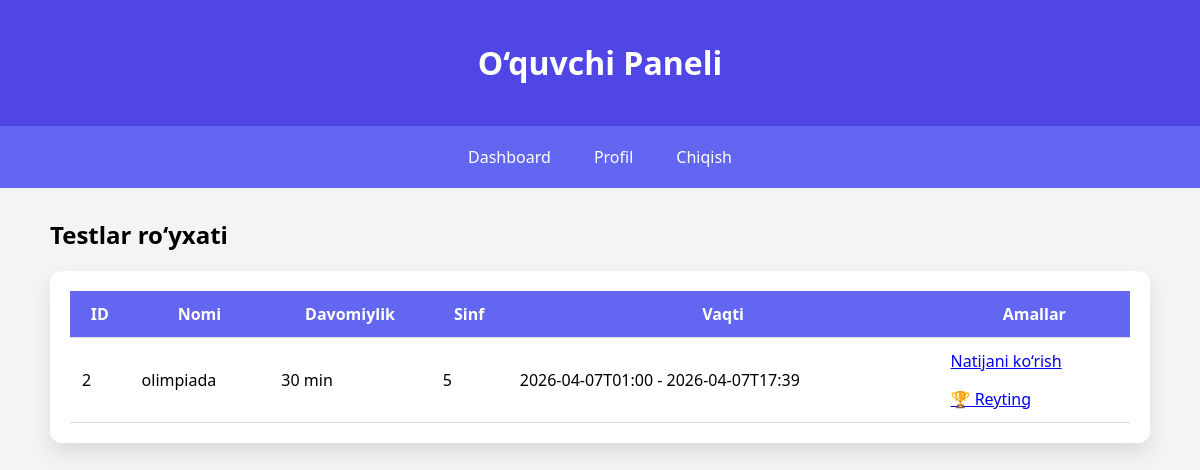
Page /student/ (signed in) on the earlier database version.
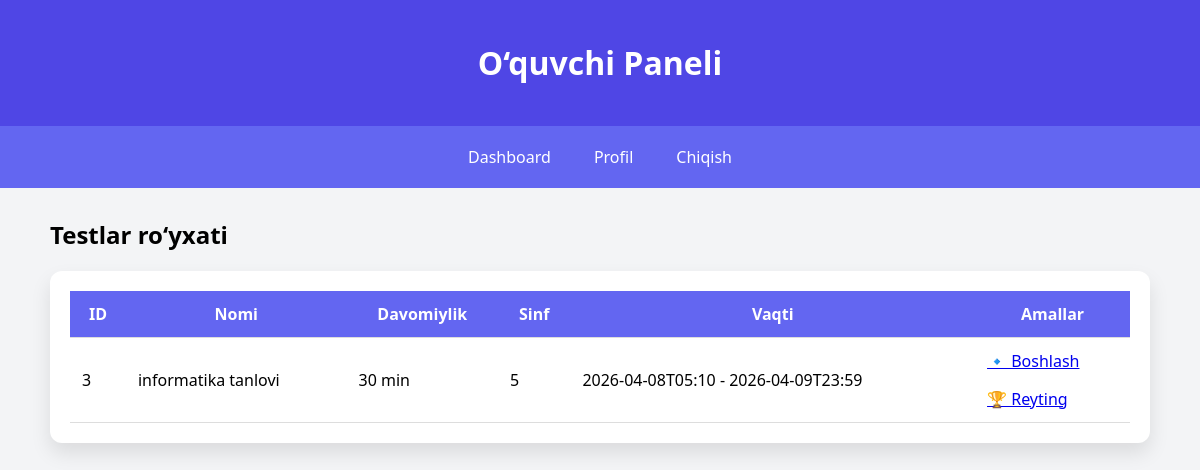
Same page on the later database version.
### tables this page shows
CREATE TABLE tests (
            id INTEGER PRIMARY KEY AUTOINCREMENT,
            title TEXT NOT NULL,
            duration INTEGER NOT NULL,
            description TEXT NOT NULL,
            test_class INTEGER NOT NULL,
            start_time DATETIME NOT NULL,
            end_time DATETIME NOT NULL
        );

### routes/student.py (the view)
@bp.route("/")
def student_dashboard():
    user_id = session.get("user_id")
    if not user_id:
        return redirect(url_for("auth.login"))
    with sqlite3.connect("database.db") as conn:
        conn.row_factory = sqlite3.Row
        user = conn.execute(
            "SELECT * FROM users WHERE id=?",
            (user_id,)
        ).fetchone()
        if not user:
            return redirect(url_for("auth.login"))
        user_class = str(user["class_number"])  # stringga o'tkazamiz
        tests = conn.execute(
            """
            SELECT * FROM tests
            WHERE ',' || test_class || ',' LIKE ?
            """,
            (f"%,{user_class},%",)
        ).fetchall()
        results = conn.execute(
            """
            SELECT id, test_id, completed, start_time, end_time
            FROM test_results
            WHERE user_id=?
            ORDER BY id DESC
            """,
            (user_id,)
        ).fetchall()
    tests_list = []
    for test in tests:
        test_dict = dict(test)
        try:
            test_dict["start_time_dt"] = datetime.strptime(
                test_dict["start_time"], "%Y-%m-%dT%H:%M"
            )
            test_dict["end_time_dt"] = datetime.strptime(
                test_dict["end_time"], "%Y-%m-%dT%H:%M"
            )
        except:
            test_dict["start_time_dt"] = None
            test_dict["end_time_dt"] = None
        res_completed = next(
            (r for r in results if r["test_id"] == test_dict["id"] and r["completed"] == 1),
            None
        )
        res_started = next(
            (r for r in results if r["test_id"] == test_dict["id"]),
            None
        )
        res = res_completed if res_completed else res_started
        test_dict["started"] = bool(res and res["start_time"])
        test_dict["completed"] = bool(res["completed"]) if res else False
        test_dict["result_id"] = res["id"] if res else None
        def parse_dt(dt):
            try:
                return datetime.fromisoformat(dt) if dt else None
            except:
                return None
        test_dict["result_start"] = parse_dt(res["start_time"]) if res else None
        test_dict["result_end"] = parse_dt(res["end_time"]) if res else None
        tests_list.append(test_dict)
    current_time = datetime.now()
    return render_template(
        "student/dashboard.html",
        tests=tests_list,
        current_time=current_time
    )

### templates/student/dashboard.html (shortened to what this page needs)
{% extends "base.html" %}
{% block content %}
<h2>Testlar ro‘yxati</h2>
<div class="card">
    {% if tests %}
    <table>
        <thead>
            <tr>
                <th>ID</th>
                <th>Nomi</th>
                <th>Davomiylik</th>
                <th>Sinf</th>
                <th>Vaqti</th>
                <th>Amallar</th>
            </tr>
        </thead>
        <tbody>
            {% for test in tests %}
            <tr>
                <td>{{ test.id }}</td>
                <td>{{ test.title }}</td>
                <td>{{ test.duration }} min</td>
                <td>{{ test.test_class }}</td>
                <td>{{ test.start_time }} - {{ test.end_time }}</td>
                <td>
                {% if current_time < test.start_time_dt %}
                    Test boshlanmagan
                {% elif current_time >= test.start_time_dt and current_time <= test.end_time_dt %}
                    {% if test.completed %}
                        Test topshirilgan, natijani ko‘rish uchun test muddati tugashini kuting
                    {% elif test.started %}
                        <a href="/student/take_test/{{ test.result_id }}">🔸 Davom ettirish</a>
                    {% else %}
                        <a href="/student/start_test/{{ test.id }}">🔹 Boshlash</a>
                    {% endif %}
                {% elif current_time > test.end_time_dt %}
                    {% if test.completed %}
                        <a href="/student/view_result/{{ test.id }}">Natijani ko‘rish  </a>
                    {% else %}
                        Test tugadi
                    {% endif %}
                {% endif %}
                <a href="/student/test_ranking/{{ test.id }}" >  🏆 Reyting</a>
                </td>
            </tr>
            {% endfor %}
        </tbody>
    </table>
    {% else %}
        <p>Hozircha mavjud testlar yo‘q.</p>
    {% endif %}
</div>
{% endblock %}

Differences in the rows shown:
no longer on this page (row edited): tests: id "2", title "olimpiada", duration "30", test_class "5", start_time "2026-04-07T01:00", end_time "2026-04-07T17:39"
added tests: id "3", title "informatika tanlovi", duration "30", test_class "5", start_time "2026-04-08T05:10", end_time "2026-04-09T23:59"
